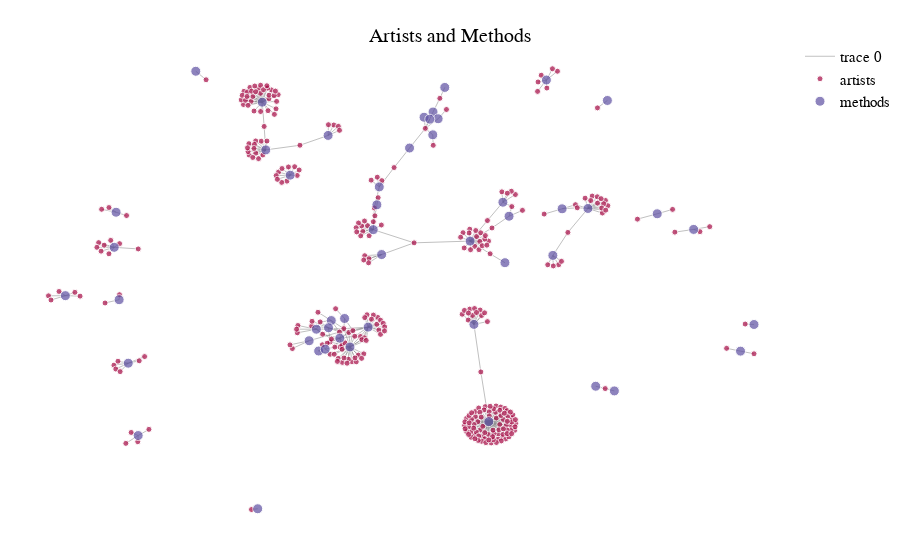

The cell this chart's notebook holds for it:
### Code cell
df = pd.read_csv('project_dataset.csv')

df.dropna(subset=['date_start', 'date_end', 'medium_display', 'artwork_type_title', 'department_title', 'artist_title'],
          inplace=True)

df['colorfulness'].fillna(df['colorfulness'].median(), inplace=True)

# We use value_counts() to count the occurrences of each unique value in the "medium_display" column.
class_counts = df["medium_display"].value_counts()

# We select the top 50 biggest classes.
top_classes = class_counts.head(50).index

# We filter the DataFrame to only include rows with medium_display in the top 20 classes.
df_network = df[df["medium_display"].isin(top_classes)]

# We create the network and create the edges
edges = []
for index, row in df_network.iterrows():
    edges.append((row['medium_display'], row['artist_title']))

G = nx.Graph()
G.add_edges_from(edges)
pos = nx.spring_layout(G, seed=3)

# We create the trace of artists and methods and the color
node_trace_artist = go.Scatter(x=[], y=[], text=[], mode='markers', hoverinfo='text', name='artists', marker=dict(color='#a60944', size=[]))
node_trace_method = go.Scatter(x=[], y=[], text=[], mode='markers', hoverinfo='text', name='methods', marker=dict(color='#5d4fa2', size=[]))
edge_trace = go.Scatter(x=[], y=[], line=dict(width=0.5, color='gray'), mode='lines')

for node in G.nodes():
    x, y = pos[node]
    if node in df_network['artist_title'].values:
        node_trace_artist['x'] += (x,)
        node_trace_artist['y'] += (y,)
        node_trace_artist['text'] += (node,)
        node_trace_artist['marker']['size'] += (6,)
    else:
        node_trace_method['x'] += (x,)
        node_trace_method['y'] += (y,)
        node_trace_method['text'] += (node,)
        node_trace_method['marker']['size'] += (10,)

for edge in G.edges():
    x0, y0 = pos[edge[0]]
    x1, y1 = pos[edge[1]]
    edge_trace['x'] += (x0, x1, None)
    edge_trace['y'] += (y0, y1, None)

# We fix the layout of the network
fig = go.Figure(data=[edge_trace, node_trace_artist, node_trace_method], layout=go.Layout(title={
        'text': 'Artists and Methods',
        'font': {'size': 20, 'family': 'Andale Mono', 'color': 'black'},
        'x': 0.5,
        'y': 0.95,
        'xanchor': 'center',
        'yanchor': 'top'}, showlegend=True, legend=dict(x=1, y=1), hovermode='closest', margin=dict(b=20,l=5,r=5,t=40), xaxis=dict(showgrid=False, zeroline=False, showticklabels=False), yaxis=dict(showgrid=False, zeroline=False, showticklabels=False), plot_bgcolor="white", paper_bgcolor="white"))

fig.update_layout(
    legend=dict(
        font=dict(
            family='Andale Mono',
            size=15,
            color='black'
        )
    )
)
fig.show()

### Figure 1 — Plotly figure (JSON) as saved in the notebook; plotly's stock layout.template omitted (floating-point values rounded to 4 significant figures; data arrays with more than 128 entries replaced by an {"elided": "..."} marker saying what was removed)
{"data": [{"line": {"color": "gray", "width": 0.5}, "mode": "lines", "x": {"elided": "1176 float values"}, "y": {"elided": "1176 float values"}, "type": "scatter"}, {"hoverinfo": "text", "marker": {"color": "#a60944", "size": {"elided": "331 int values"}}, "mode": "markers", "name": "artists", "text": {"elided": "331 str values"}, "x": {"elided": "331 float values"}, "y": {"elided": "331 float values"}, "type": "scatter"}, {"hoverinfo": "text", "marker": {"color": "#5d4fa2", "size": [10, 10, 10, 10, 10, 10, 10, 10, 10, 10, 10, 10, 10, 10, 10, 10, 10, 10, 10, 10, 10, 10, 10, 10, 10, 10, 10, 10, 10, 10, 10, 10, 10, 10, 10, 10, 10, 10, 10, 10, 10, 10, 10, 10, 10, 10, 10, 10, 10, 10]}, "mode": "markers", "name": "methods", "text": ["Oil on canvas", "Gelatin silver print", "Silver", "Ceramic and pigment", "Chromogenic print", "Albumen print", "Inkjet print", "Glass", "Platinum print", "Gold", "Lithograph in black on white wove paper", "Engraving in black on ivory laid paper", "Lithograph in black on cream wove paper", "Etching in black, with white opaque watercolor on blue wove paper", "Etching in black on ivory laid paper", "Engraving on ivory laid paper", "Engraving on paper", "Calabash", "Calabash, sticks, cloth, and string", "Glass, mold-blown", "Engraving in warm brown ink on cream laid paper", "Color woodblock print; oban", "Color woodblock print; oban diptych", "Color woodblock print; double-page illustration from book", "Color woodblock print; chuban", "Woodblock print", "Book; woodblock printed", "Color woodblock print", "Aquatint on paper", "Etching in black on paper", "Etching on paper", "Portfolio cover", "Lithograph on folded paper", "Lithograph on paper", "Etching in black on cream wove paper", "Color screenprint on white wove paper", "Sketchbook", "Color woodblock print; hashira-e", "Etching in black on ivory wove paper", "Etching in black on ivory Japanese paper", "Engraving in black on paper", "Color woodblock print; left sheet of oban triptych", "Mezzotint on paper", "Color aquatint on paper", "Etching in black on cream laid paper", "Lithograph in green-black on ivory Japanese paper", "Color woodblock prints; oban triptych", "Color woodblock print; oban triptych", "Etching in black on cream Japanese paper", "Wood engraving block"], "x": [-0.3698, 0.2613, -0.3599, -0.7768, 0.2198, -0.2919, -0.9181, -0.1862, -0.7429, 0.7304, -0.7153, 0.4397, 0.8319, 0.1387, 0.106, 0.4655, 0.5374, 0.559, 0.611, -0.5548, -0.7683, -0.1253, -0.2126, -0.1775, -0.1851, 0.9624, -0.2391, -0.07477, -0.0372, -0.04375, -0.06065, 0.3006, 0.3063, 0.2093, 0.04054, -0.782, -0.3824, -0.2189, 0.1202, 0.08096, 0.4217, -0.1404, -0.05041, 0.3177, 0.09692, 0.9999, -0.1943, -0.1536, 0.1053, 0.5916], "y": [0.6635, -0.5351, 0.4844, 0.2505, -0.1702, 0.3896, -0.06241, 0.5387, -0.3158, 0.2447, -0.5872, 0.08857, 0.1861, 0.7188, 0.6266, 0.2634, 0.2646, -0.4022, -0.4198, 0.7794, -0.07758, -0.255, -0.2702, -0.1559, -0.1829, -0.2706, -0.2316, -0.1805, 0.0917, 0.3457, 0.1852, 0.2881, 0.06125, 0.1422, 0.4913, 0.1188, -0.8619, -0.1884, 0.6013, 0.6069, 0.7465, -0.1481, 0.2784, 0.2356, 0.5996, -0.1706, -0.2633, -0.2219, 0.5409, 0.6698], "type": "scatter"}], "layout": {"hovermode": "closest", "legend": {"x": 1, "y": 1, "font": {"family": "Andale Mono", "size": 15, "color": "black"}}, "margin": {"b": 20, "l": 5, "r": 5, "t": 40}, "paper_bgcolor": "white", "plot_bgcolor": "white", "showlegend": true, "title": {"font": {"color": "black", "family": "Andale Mono", "size": 20}, "text": "Artists and Methods", "x": 0.5, "xanchor": "center", "y": 0.95, "yanchor": "top"}, "xaxis": {"showgrid": false, "showticklabels": false, "zeroline": false}, "yaxis": {"showgrid": false, "showticklabels": false, "zeroline": false}}}
